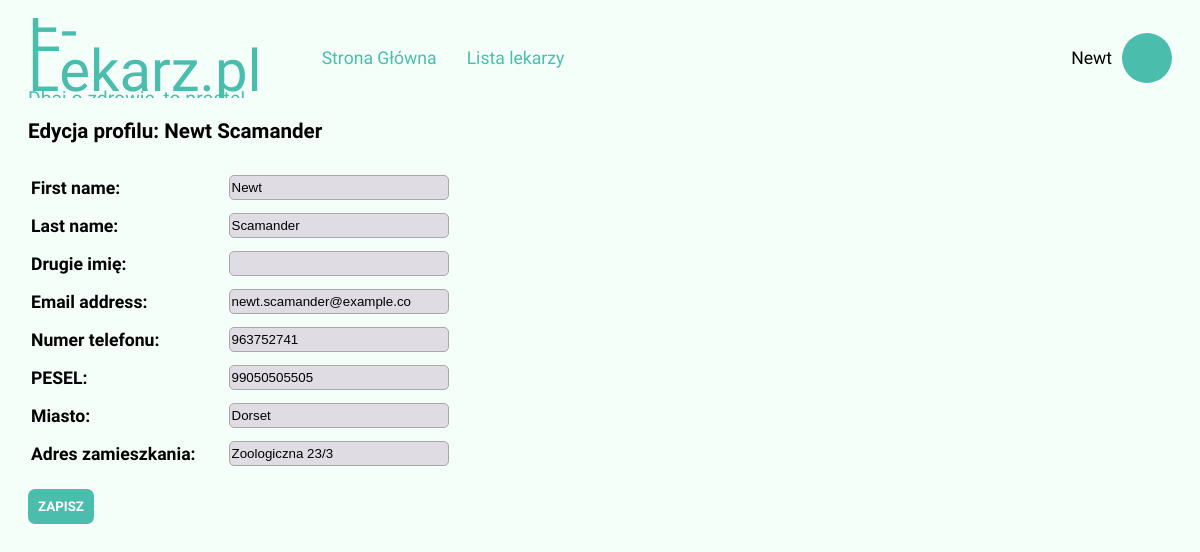
Page /edit/ (signed in) on the committed database.
### main/models.py (models this page shows)
class CustomUser(AbstractUser):
    second_name = models.CharField(max_length=50, blank=True, null=True, verbose_name="Drugie imię")
    PESEL = models.IntegerField(unique=True, validators=[MinValueValidator(90000000000),MaxValueValidator(99999999999)])
    city = models.CharField(max_length=50, verbose_name="Miasto")
    address = models.CharField(max_length=255, verbose_name="Adres zamieszkania")
    phone_number = models.IntegerField(verbose_name="Numer telefonu", unique=True, validators=[MinValueValidator(100000000),MaxValueValidator(999999999)])
    isDoctor = models.BooleanField(default=False)

### main/views.py (the view)
# urls.py: path('edit/', views.editProfile, name='editProfile'),
@login_required
def editProfile(request):
    if request.method == 'POST':
        form = UserEditForm(instance=request.user, data=request.POST)
        if form.is_valid():
            form.save()
            messages.success(request, "Pomyślnie edytowano profil użytkownika.")
    else:
        form = UserEditForm(instance=request.user)
    context = {'form':form}
    return render(request, 'account/editProfile.html', context)

### main/forms.py
class UserEditForm(forms.ModelForm):
    class Meta:
        model = CustomUser
        fields = ('first_name', 'last_name', 'second_name', 'email', 'phone_number', 'PESEL', 'city', 'address', )

### main/templates/account/editProfile.html (shortened to what this page needs)
{% extends 'base.html' %}
{% load static %}
{% block css-links %}
    <link rel="stylesheet" href="{% static 'main/css/forms.css' %}">
{% endblock %}
{% block content %}
<h3>Edycja profilu: {{user.first_name}} {{user.last_name}}</h3>
<div class="forms-div">
  <form action="." method="post">
    <table>
      {{ form.as_table }}
    </table>
         <input type="submit" value="ZAPISZ">
  </form>
</div>
{% endblock %}

### main/templates/base.html (shortened to what this page needs)
{% load static %}
<!DOCTYPE html>
<html lang="en">
<head>
    <link rel="stylesheet" href="{% static 'main/css/main.css' %}">
    {% block css-links %} {% endblock %}
</head>
<body>
    <main>
        <section class="top">
        <div class="logo">
            <span class="logo-main">E-Lekarz.pl</span>
            <br>
            <span class="logo-alt">Dbaj o zdrowie, to proste!</span>
        </div>
        <div class="nav-links">
            <a class = "nav-links-a" href="{% url 'main:home' %}">Strona Główna</a>
            <a class = "nav-links-b" href="{% url 'main:search' %}">Lista lekarzy</a>
        </div>
        {% if not request.user.is_authenticated %}
        <div class="nav-buttons">
                <form action="{% url 'main:login' %}">
                <button type="submit" class="login"><span class="button-content">ZALOGUJ</span></button>
                </form>
                <button onclick="signup()" class="signup"><span class="button-content">ZAREJESTRUJ</span></button>
        </div>
        {% else %}
        <div class="nav-buttons">
            <a href="{% url 'main:profileView' %}" style="color:black">{{ request.user.first_name }}</a>
            <div class="img-user"></div>
        </div>
        {% endif %}
        </section>
        {% block content %} {% endblock %}
    </main>
</body>
</html>

### main/static/main/css/main.css (style rules this page uses)
*, *::after, *::before { box-sizing: border-box; }
html { overflow-y: scroll; }
body { padding: 10px 20px; background-color: #f5fffa; font-family: 'Signika Negative', sans-serif; font-size: 110%; }
.top { display: flex; width: 100%; height: 80px; align-items:center; overflow: hidden; }
.logo { font-family: 'Lalezar'; color: #4abdac; width: auto; height: auto; line-height: 0.7; font-size: 110%; }
.logo-main { font-size:300%; }
a { text-decoration: none; color: #4abdac; }
.nav-links { display:flex; margin-left: 30px; align-items: center; width: 100%; height: 100%; white-space: nowrap; padding: 0 30px; }
.nav-links-b, .signup { margin-left: 30px; }
.nav-buttons { display:flex; justify-content: right; align-items: center; width: 100%; height: 100%; white-space: nowrap; }
.img-user { background-color: #4abdac; border-radius:50%; width:50px; height:50px; margin-left: 10px; background-image: url("https://api.iconify.design/ep/avatar.svg?color=black&height=48%27"); }
table th { text-align:left; }

### main/static/main/css/forms.css (style rules this page uses)
.forms-div form table input { background-color: #DFDCE3; border-radius: 5px; border: 1px #a8a8a8 solid; width: 220px; height: 25px; }
.forms-div form table { white-space: nowrap; }
.forms-div form table td { padding-left: 30px; }
.forms-div form table th,td { padding-top: 10px; }
.forms-div form input[type=submit] { margin-top: 20px; cursor: pointer; display: inline-flex; align-items: center; font-family: 'Signika Negative', sans-serif; font-weight: 700; height: 35px; color:white; background-color: #4abdac; border: none; border-radius: 7px; padding: 0 10px; }

### rows in the picture
CustomUser: user.first_name "Newt", first_name "Newt", last_name "Scamander", email "newt.scamander@example.co", phone_number "963752741", PESEL "99050505505", city "Dorset", address "Zoologiczna 23/3"
